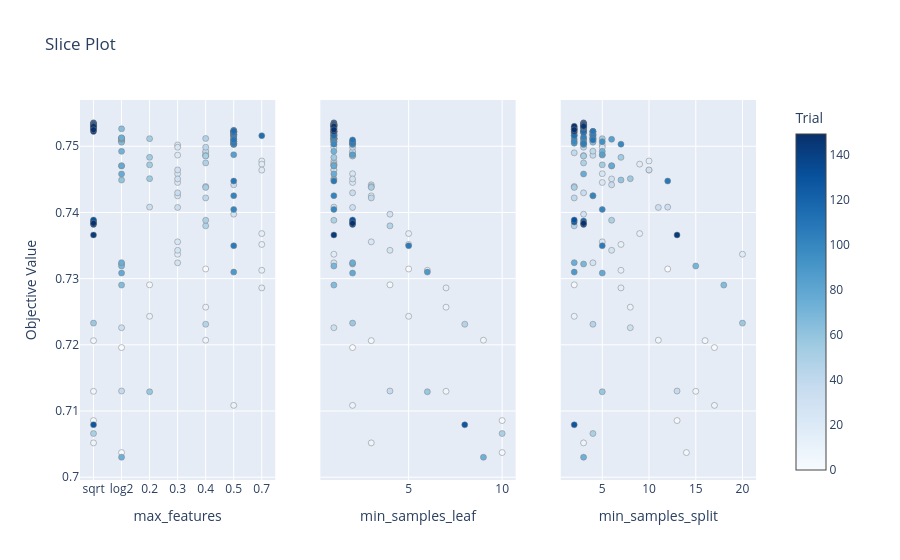

The code cell stored with this chart in its notebook:
### Code cell
optuna.visualization.plot_slice(study, params=['min_samples_split', 'min_samples_leaf', 'max_features'])

### Figure 1 — Plotly figure (JSON) as saved in the notebook; plotly's stock layout.template omitted (floating-point values rounded to 4 significant figures; data arrays with more than 128 entries replaced by an {"elided": "..."} marker saying what was removed)
{"data": [{"marker": {"color": {"elided": "150 int values"}, "colorbar": {"title": {"text": "Trial"}, "x": 1, "xpad": 40}, "colorscale": [[0, "rgb(247,251,255)"], [0.125, "rgb(222,235,247)"], [0.25, "rgb(198,219,239)"], [0.375, "rgb(158,202,225)"], [0.5, "rgb(107,174,214)"], [0.625, "rgb(66,146,198)"], [0.75, "rgb(33,113,181)"], [0.875, "rgb(8,81,156)"], [1, "rgb(8,48,107)"]], "line": {"color": "Grey", "width": 0.5}, "showscale": true}, "mode": "markers", "name": "Feasible Trial", "showlegend": false, "type": "scatter", "x": {"elided": "150 mixed values"}, "xaxis": "x", "y": {"elided": "150 float values"}, "yaxis": "y"}, {"marker": {"color": {"elided": "150 int values"}, "colorbar": {"title": {"text": "Trial"}, "x": 1, "xpad": 40}, "colorscale": [[0, "rgb(247,251,255)"], [0.125, "rgb(222,235,247)"], [0.25, "rgb(198,219,239)"], [0.375, "rgb(158,202,225)"], [0.5, "rgb(107,174,214)"], [0.625, "rgb(66,146,198)"], [0.75, "rgb(33,113,181)"], [0.875, "rgb(8,81,156)"], [1, "rgb(8,48,107)"]], "line": {"color": "Grey", "width": 0.5}, "showscale": false}, "mode": "markers", "name": "Feasible Trial", "showlegend": false, "type": "scatter", "x": {"elided": "150 int values"}, "xaxis": "x2", "y": {"elided": "150 float values"}, "yaxis": "y2"}, {"marker": {"color": {"elided": "150 int values"}, "colorbar": {"title": {"text": "Trial"}, "x": 1, "xpad": 40}, "colorscale": [[0, "rgb(247,251,255)"], [0.125, "rgb(222,235,247)"], [0.25, "rgb(198,219,239)"], [0.375, "rgb(158,202,225)"], [0.5, "rgb(107,174,214)"], [0.625, "rgb(66,146,198)"], [0.75, "rgb(33,113,181)"], [0.875, "rgb(8,81,156)"], [1, "rgb(8,48,107)"]], "line": {"color": "Grey", "width": 0.5}, "showscale": false}, "mode": "markers", "name": "Feasible Trial", "showlegend": false, "type": "scatter", "x": {"elided": "150 int values"}, "xaxis": "x3", "y": {"elided": "150 float values"}, "yaxis": "y3"}], "layout": {"title": {"text": "Slice Plot"}, "xaxis": {"anchor": "y", "categoryarray": ["sqrt", "log2", 0.2, 0.3, 0.4, 0.5, 0.7], "categoryorder": "array", "domain": [0, 0.2889], "title": {"text": "max_features"}, "type": "category"}, "xaxis2": {"anchor": "y2", "domain": [0.3556, 0.6444], "title": {"text": "min_samples_leaf"}}, "xaxis3": {"anchor": "y3", "domain": [0.7111, 1], "title": {"text": "min_samples_split"}}, "yaxis": {"anchor": "x", "domain": [0, 1], "title": {"text": "Objective Value"}}, "yaxis2": {"anchor": "x2", "domain": [0, 1], "matches": "y", "showticklabels": false}, "yaxis3": {"anchor": "x3", "domain": [0, 1], "matches": "y", "showticklabels": false}}}
